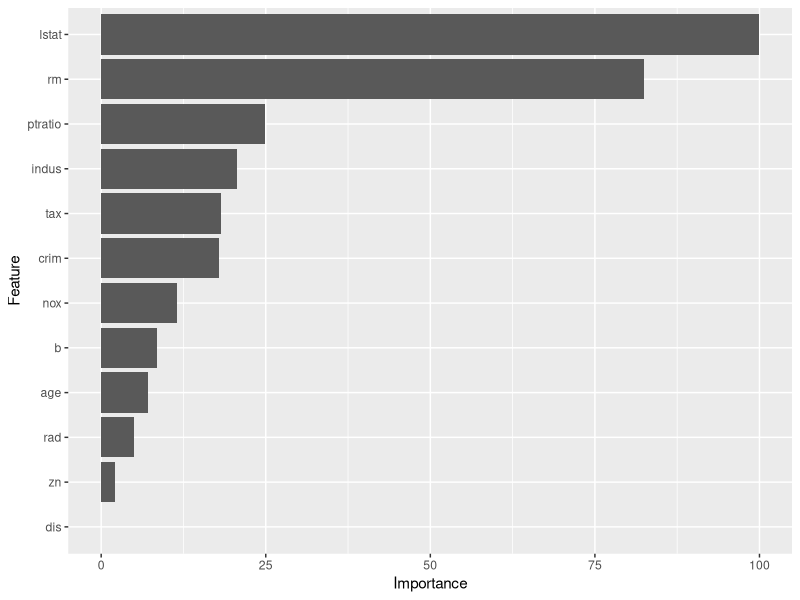
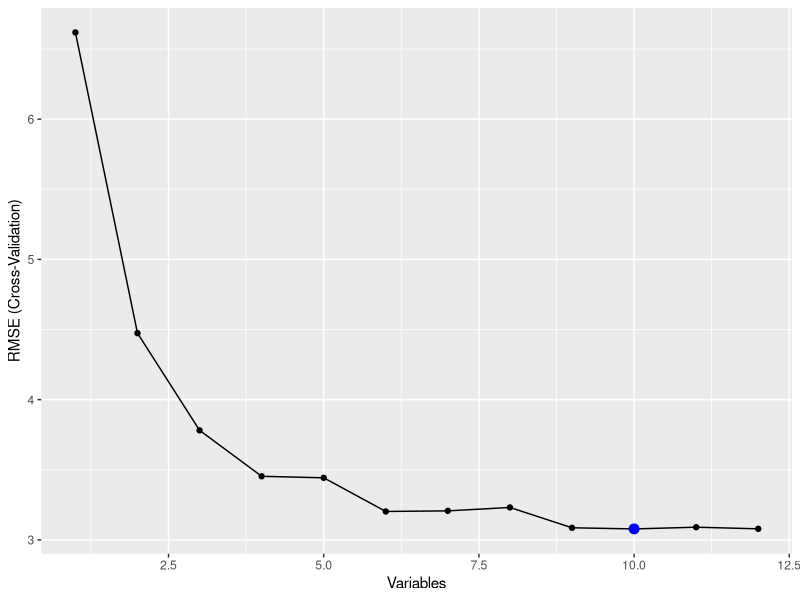

These charts were generated, in order, by the following R code: (Note: this script raises an error after producing the figures.)
## ---- chunk 1
if(!require(mlbench)){install.packages("mlbench"); require(mlbench)} # common datasets to use
if(!require(caret)){install.packages("caret", dependencies = c("Depends", "Suggests")); require(caret)} # ML package and its dependencies. This will take awhile!
if(!require(dplyr)){install.packages("dplyr"); require(dplyr)}
set.seed(370)
## ---- chunk 2
data(BostonHousing)
?BostonHousing

df_boston <- BostonHousing[, !names(BostonHousing) %in% c("chas")] # removing charles river tract b/c not numeric
head(df_boston)
## ---- chunk 3
corr_matrix <- cor(df_boston[,1:12]) # correlations between all predictor vars
corr_matrix

cutoff <- 0.6 # should be higher in practice

highly_corr <- findCorrelation(corr_matrix, cutoff=cutoff)
print(colnames(df_boston)[highly_corr]) # age is highly correalted with pregnant
## ---- chunk 4
control <- trainControl(method="repeatedcv", number = 10, repeats = 3)

model <- train(medv ~., data=df_boston, method = "knn", trControl = control)

importance <- varImp(model)

ggplot(importance)
## ---- chunk 5
# control using random forest
control <- rfeControl(functions = rfFuncs, method="cv", number=10)
results <- rfe(df_boston[,1:12], df_boston[,13], sizes = c(1:12), rfeControl = control) # this will take AWHILE...

results
ggplot(results)

# chosen features
predictors(results)
## ---- chunk 6
selected_features <- predictors(results)[1:6] #TODO
selected_features
## ---- chunk 7
glmnet_grid <- expand.grid(alpha = c(0,  .1,  .2, .4, .6, .8, 1),
                           lambda = c(1e-6, 1e-5, 1e-4, 1e-3, 1e-2, 1e-1,1))
glmnet_ctrl <- trainControl(method = "cv", number = 10)
glmnet_fit <- train(medv ~ ., data = df_boston[, c(selected_features, "medv")],
                    method = "glmnet",
                    preProcess = c("center", "scale"),
                    tuneGrid = glmnet_grid,
                    trControl = glmnet_ctrl)
glmnet_fit
## ---- chunk 8
df_boston_all <- BostonHousing
 
plr_grid <- expand.grid(lambda = c(1e-6, 1e-5, 1e-4, 1e-3, 1e-2, 1e-1,1, 1e2, 1e3, 1e4, 1e5), cp = c("bic", "aic"))
plr_ctrl <- trainControl(method = "cv", number = 10)
plr_fit <- train(chas ~ ., data = df_boston_all,
                    method = "plr",
                    preProcess = c("center", "scale"),
                    tuneGrid = plr_grid,
                    trControl = plr_ctrl)
plr_fit
